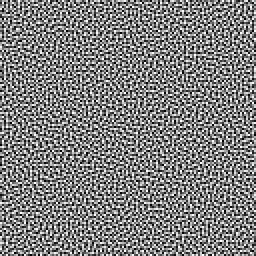
#> input picture bluenoise/128_128/LDR_LLL1_0.png, 128 x 128 px (shown 2 times larger)
$ python dither_cyano.py bluenoise/128_128/LDR_LLL1_0.png
#> lines starting #> are read from the running program, lines starting #| are printed output that depends on the picture
import cv2
import numpy as np
import argparse
from PIL import Image, ImageOps

def apply_dot_gain_compensation(img_array, compensation_factor=1.5):
    """
    Lift midtones to compensate for UV light bleeding (Dot Gain).
    compensation_factor > 1.0 brightens the mids.
    """
    # Normalize to 0-1
    norm = img_array / 255.0

    # Apply Gamma correction (Power law)
    # Output = Input ^ (1 / Gamma)
    # A gamma of ~2.0 is usually good for porous paper cyanotypes
    compensated = np.power(norm, 1.0 / compensation_factor)

    return np.clip(compensated * 255, 0, 255).astype(np.uint8)

def process_dither(image_path, output_path, size_mm, dpi, gain_compensation):
#> called with image_path = 'bluenoise/128_128/LDR_LLL1_0.png', output_path = 'dithered_print.png', size_mm = 150, dpi = 254, gain_compensation = 1.8
    print(f"Loading {image_path}...")

    # 1. Load using OpenCV for mathematical operations
    img = cv2.imread(image_path, cv2.IMREAD_GRAYSCALE)
#> img is the input picture: shape (128, 128); min 0, max 255, mean 127.5
    if img is None:
        print("Error loading image.")
        return

    # 2. Resize Logic (CRITICAL for Dithering)
    # We must resize to exact print pixels before converting to 1-bit
    if size_mm:
        h, w = img.shape
#> h = 128; w = 128
        pixel_scale = (size_mm / 25.4) * dpi

        # Calculate aspect ratio
        if w >= h:
            scale = pixel_scale / w
#> scale = 11.72
        else:
            scale = pixel_scale / h

        new_w = int(w * scale)
#> new_w = 1500
        new_h = int(h * scale)
#> new_h = 1500

        print(f"Resizing to {new_w}x{new_h} px ({size_mm}mm @ {dpi} DPI)")
#| Resizing to 1500x1500 px (150mm @ 254.0 DPI)
        img = cv2.resize(img, (new_w, new_h), interpolation=cv2.INTER_LANCZOS4)
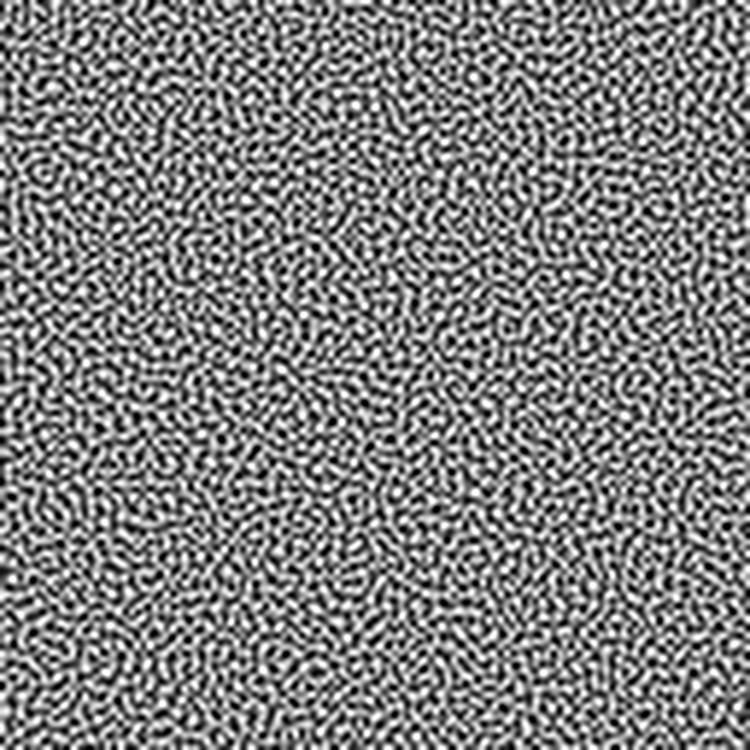
#> img: shape (1500, 1500) (shown at 1/2 size); min 0, max 255, mean 127.5

    # 3. Apply Dot Gain Compensation (The "Fix" for crushed mids)
    # This replaces the Inverted LUT. It creates "space" in the mids.
    print(f"Applying Dot Gain Compensation (Gamma: {gain_compensation})...")
    img_compensated = apply_dot_gain_compensation(img, gain_compensation)
#> in apply_dot_gain_compensation, `compensated = np.power(norm, 1.0 / compensation_factor)`:
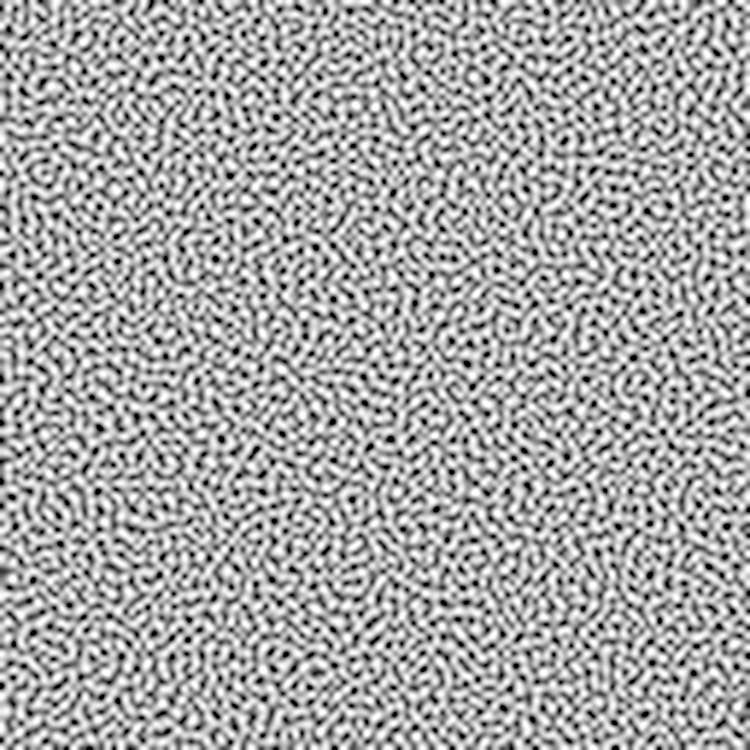
#> compensated: shape (1500, 1500) float64 (shown at 1/2 size); min 0, max 1, mean 0.651

    # 4. Convert to PIL for Dithering
    # PIL has better dithering algorithms than OpenCV
    pil_img = Image.fromarray(img_compensated)

    # 5. Dither
    print("Applying Floyd-Steinberg Dithering...")
    # Convert to '1' (1-bit pixels)
    dithered = pil_img.convert('1', dither=Image.Dither.FLOYDSTEINBERG)
#> dithered: PIL image 1500x1500 1; 64.9% white; black in thin lines or dots

    # 6. Save
    print(f"Saving to {output_path}")
    dithered.save(output_path, dpi=(int(dpi), int(dpi)))
    print("Done. Burn this image at a CONSTANT power setting.")

if __name__ == "__main__":
    parser = argparse.ArgumentParser(description="Prepare Dithered Bitmap for Cyanotype")
    parser.add_argument("image", help="Input image")
    parser.add_argument("-o", "--output", help="Output filename", default="dithered_print.png")
    parser.add_argument("--size_mm", type=float, default=150, help="Longest edge size in mm")
    parser.add_argument("--dpi", type=float, default=254.0, help="Output DPI (Match your Laser setting)")
    parser.add_argument("--gamma", type=float, default=1.8, help="Compensation Strength (1.0 = None, 1.8 = Recommended for paper)")

    args = parser.parse_args()

    process_dither(args.image, args.output, args.size_mm, args.dpi, args.gamma)
